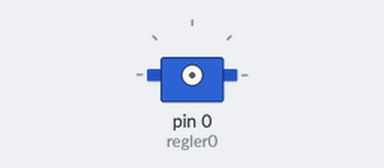
Simulated run of this sketch. Board: Arduino Uno, built with avr-gcc and run on an emulated ATmega328P. Shown: servo.

Above: at 0.1 s.
At 8.1 s:
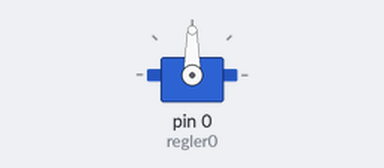
Timing chart, 0 to 9.6 s (numbered marks = the images above):
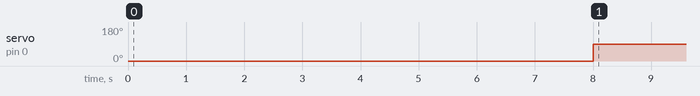

Measured:
- by itself, servo on pin 0 (regler0): 0° → 90° at 8.0 s

The sketch:

regler0LaufTestSerial.ino
```cpp
#include <Servo.h>

Servo regler0;

void setup() {
  delay(3000);
  // put your setup code here, to run once:
  regler0.attach(0);
  regler0.write(0);
  delay(5000);
  regler0.write(90);
}

void loop() {

}
```
